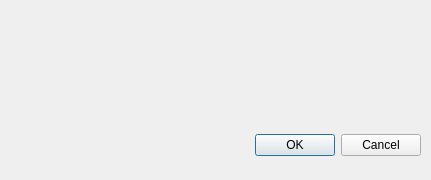
<ui version="4.0" >
 <class>Dialog</class>
 <widget class="QDialog" name="Dialog" >
  <property name="geometry" >
   <rect>
    <x>0</x>
    <y>0</y>
    <width>431</width>
    <height>180</height>
   </rect>
  </property>
  <property name="windowTitle" >
   <string>Dialog</string>
  </property>
  <widget class="QDialogButtonBox" name="buttonBox" >
   <property name="geometry" >
    <rect>
     <x>80</x>
     <y>129</y>
     <width>341</width>
     <height>32</height>
    </rect>
   </property>
   <property name="orientation" >
    <enum>Qt::Horizontal</enum>
   </property>
   <property name="standardButtons" >
    <set>QDialogButtonBox::Cancel|QDialogButtonBox::Ok</set>
   </property>
  </widget>
  <widget class="QWidget" native="1" name="widget" >
   <property name="geometry" >
    <rect>
     <x>0</x>
     <y>0</y>
     <width>431</width>
     <height>121</height>
    </rect>
   </property>
  </widget>
 </widget>
 <resources/>
 <connections>
  <connection>
   <sender>buttonBox</sender>
   <signal>accepted()</signal>
   <receiver>Dialog</receiver>
   <slot>accept()</slot>
   <hints>
    <hint type="sourcelabel" >
     <x>248</x>
     <y>254</y>
    </hint>
    <hint type="destinationlabel" >
     <x>157</x>
     <y>274</y>
    </hint>
   </hints>
  </connection>
  <connection>
   <sender>buttonBox</sender>
   <signal>rejected()</signal>
   <receiver>Dialog</receiver>
   <slot>reject()</slot>
   <hints>
    <hint type="sourcelabel" >
     <x>316</x>
     <y>260</y>
    </hint>
    <hint type="destinationlabel" >
     <x>286</x>
     <y>274</y>
    </hint>
   </hints>
  </connection>
 </connections>
</ui>
